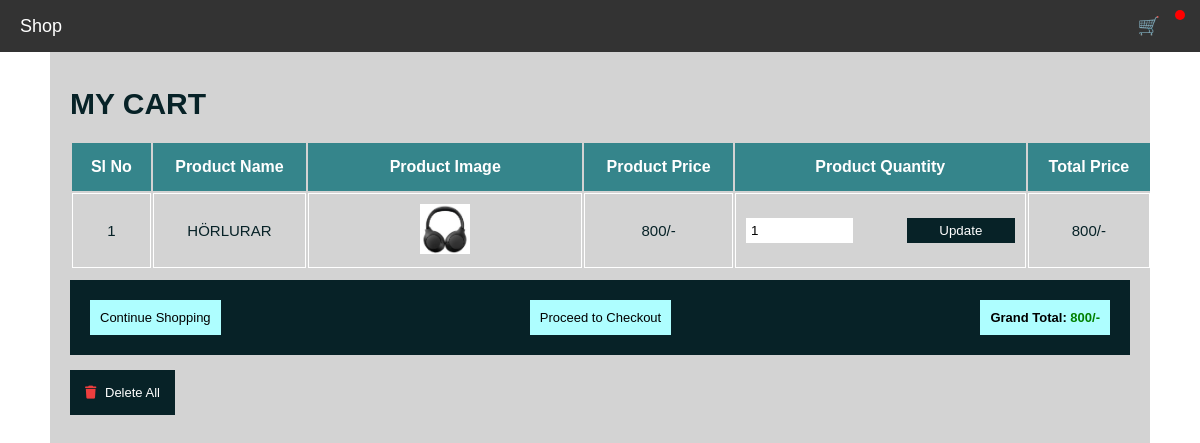
/cart.php (signed in), run on the app's committed database.
### tables this page shows
CREATE TABLE `cart` (
  `name` varchar(100) NOT NULL,
  `price` varchar(100) NOT NULL,
  `image` varchar(100) NOT NULL,
  `quantity` int NOT NULL,
  `id` int NOT NULL
);

### cart.php (the view, shortened to what this page needs)
<!DOCTYPE html>
<html lang="en">
<head>
    <link rel="stylesheet" href="css/style.css">
    <link rel="stylesheet" href="https://cdnjs.cloudflare.com/ajax/libs/font-awesome/6.7.2/css/all.min.css" />
</head>
<body>
<?php include 'header.php'; ?>
<div class="container">
    <section class="shopping_cart">
        <h1 class="heading">My Cart</h1>
        <table>
            <?php
            $select_cart_products = mysqli_query($conn, "SELECT * FROM cart");
            $num=1;
            $grand_total = 0;
            if (mysqli_num_rows($select_cart_products) > 0) {
                echo "<thead>
                        <th>Sl No</th>
                        <th>Product Name</th>
                        <th>Product Image</th>
                        <th>Product Price</th>
                        <th>Product Quantity</th>
                        <th>Total Price</th>
                        <th>Action</th>
                    </thead>
                    <tbody>";
                while ($fetch_cart_products = mysqli_fetch_assoc($select_cart_products)) {
                    $total_price = $fetch_cart_products['price'] * $fetch_cart_products['quantity'];
                    $grand_total += $total_price;
                    ?>
                    <tr>
                        <td><?php echo $num ?></td>
                        <td><?php echo $fetch_cart_products['name'] ?></td>
                        <td>
                            <img src="images/<?php echo $fetch_cart_products['image'] ?>" alt="Product">
                        </td>
                        <td><?php echo $fetch_cart_products['price'] ?>/-</td>
                        <td>
                            <form action="" method="post">
                                <div class="quantity_box">
                                    <input type="number" min="1" value="<?php echo $fetch_cart_products['quantity'] ?>" name="update_quantity">
                                    <input type="submit" class="update_quantity" value="Update" name="update_cart_quantity">
                                </div>
                            </form>
                        </td>
                        <td><?php echo $total_price ?>/-</td>
                    </tr>
<?php
$num++;
}
} else {
                echo "<tr><td colspan='7'>No products in the cart.</td></tr>";
            }
            ?>
            </tbody>
        </table>
        <div class="table_bottom">
            <a href="shop_products.php" class="bottom_btn">Continue Shopping</a>
            <a href="checkout.php" class="bottom_btn">Proceed to Checkout</a>
            <h3 class="bottom_btn">Grand Total: <span><?php echo $grand_total; ?>/-</span></h3>
        </div>
        <a href="clear_cart.php" class="delete_all_btn" onclick="return confirm('Are you sure you want to clear the entire cart?');">
    <i class="fas fa-trash"></i> Delete All
</a>
    </section>
</div>
</body>
</html>

### css/style.css (style rules this page uses)
* { margin: 0; padding: 0; box-sizing: border-box; outline: none; border: none; text-decoration: none; font-family: "Poppins", sans-serif; }
:root { --color1: #072227; --color2: #35858b; --color3: #4fbdba; --color4: #aefeff; --black: #000; --white: #fff; --lightgray: #d3d3d3; --red: rgb(238, 62, 62); }
html { font-size: 62.5%; overflow-x: hidden; }
.container { max-width: 1100px; margin: 0 auto; padding-bottom: 5rem; height: 100vh; background-color: var(--lightgray); }
.heading { text-align: center; font-size: 3rem; text-transform: uppercase; padding: 1.5rem 0 2rem; color: var(--color1); }
section { padding: 2rem; }
td { padding: 1rem; font-size: 1.5rem; color: var(--color1); border: 1px solid var(--white); text-transform: uppercase; }
img { width: 20%; margin: 0 auto; }
.shopping_cart table { text-align: center; width: 100%; }
.shopping_cart table thead th { padding: 1.5rem; font-size: 1.6rem; color: var(--white); background-color: var(--color2); }
.table_bottom { background-color: var(--color1); display: flex; justify-content: space-between; align-items: center; padding: 2rem; margin: 1rem 0 3rem 0; }
.bottom_btn { color: var(--black); font-size: 1.3rem; background-color: var(--color4); padding: 1rem; }
.bottom_btn span { color: green; }
.delete_all_btn { background-color: var(--color1); color: var(--white); font-size: 1.3rem; padding: 1.5rem; }
.delete_all_btn .fa-trash { color: var(--red); margin-right: 0.5rem; }
.quantity_box { display: flex; justify-content: space-between; align-items: center; }
.quantity_box input { width: 40%; padding: 0.5rem; }
.update_quantity { color: var(--white); padding: 0.5rem; background-color: var(--color1); margin: 1rem 0; }
@media (max-width: 1200px) { .shopping_cart { overflow-x: scroll; } }
@media (max-width: 1200px) { .shopping_cart table { width: 120rem; } }
@media (max-width: 1200px) { .shopping_cart .heading { text-align: left; } }

### data on the page
cart: name "HÖRLURAR", image (picture), price "800", update_quantity "1"

### other printed values
$grand_total "800"
